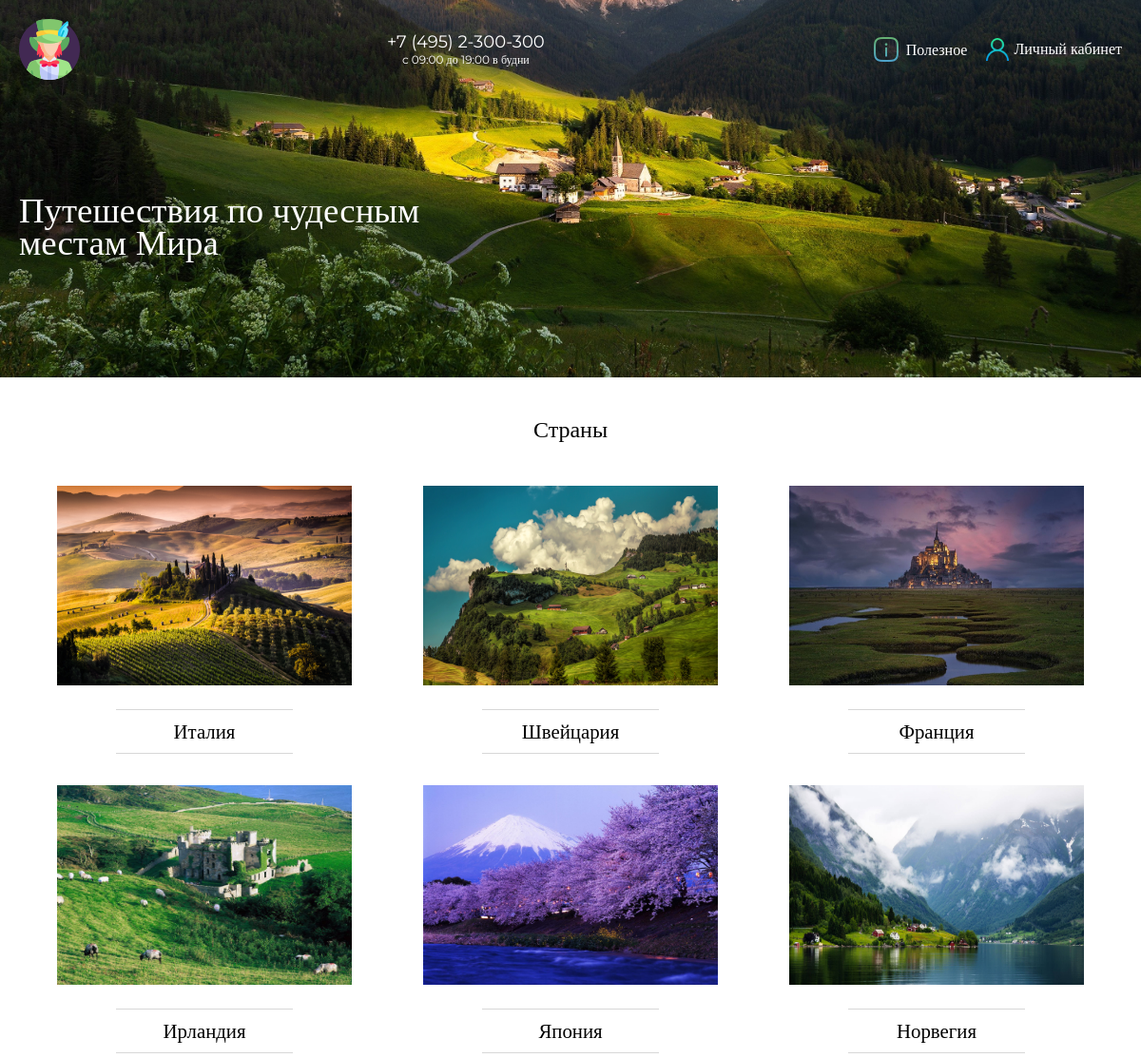
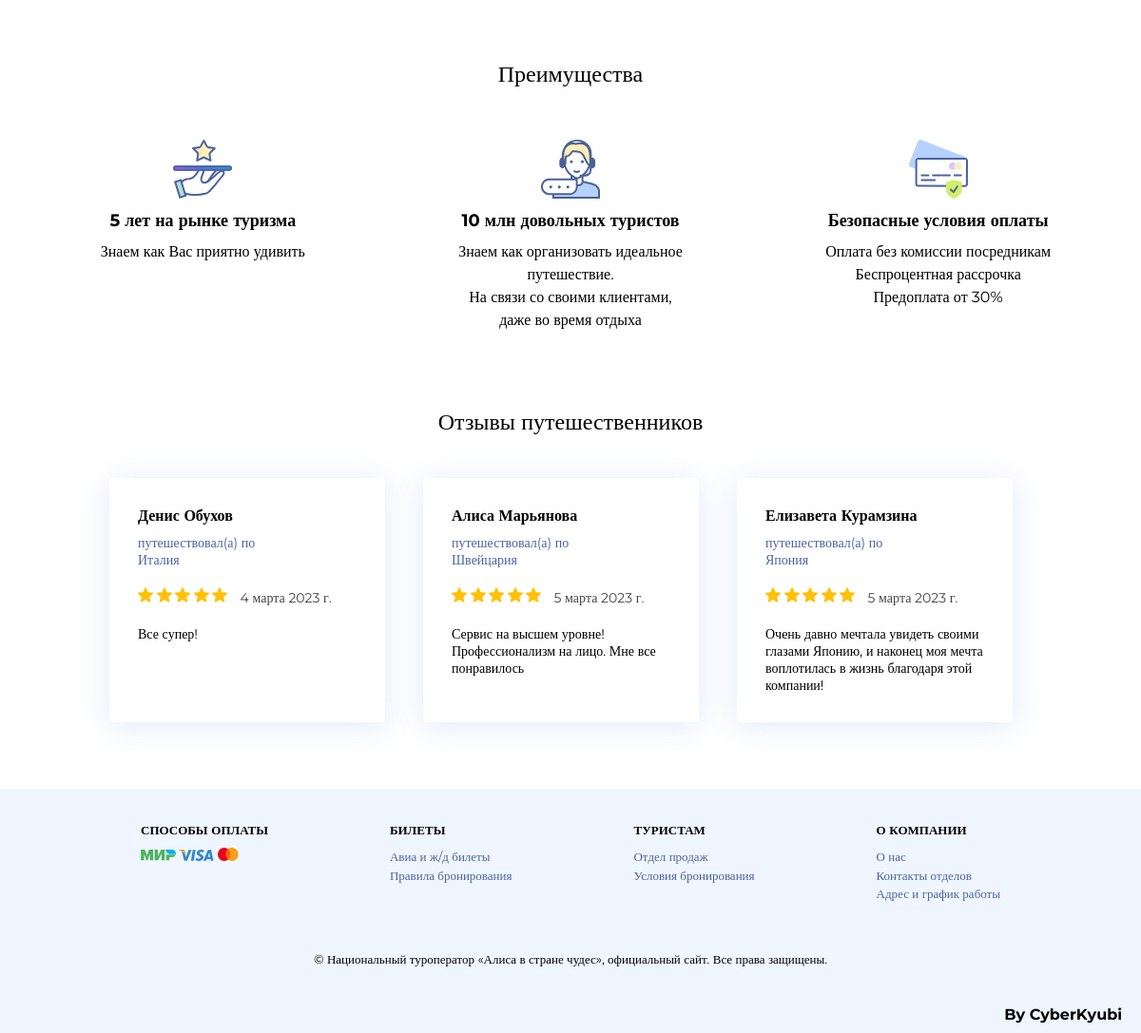
The page / on the database its author committed (2 pictures, top to bottom).
### apps/home/models.py (models this page shows, shortened)
class Countries(models.Model):
    class ManufacturingCountry(models.TextChoices):
        ITALY = 'IT', _('Италия')
        SWITZERLAND = 'CH', _('Швейцария')
        FRANCE = 'FR', _('Франция')
        IRELAND = 'IE', _('Ирландия')
        JAPAN = 'JP', _('Япония')
        NORWAY = 'NO', _('Норвегия')
    country = models.CharField(
        verbose_name='Страна',
        max_length=2,
        choices=ManufacturingCountry.choices,
    )
    country_image = models.ImageField(upload_to='img/products/', verbose_name='Каталог')
    def __str__(self):
        return self.get_country_display()
    class Meta:
        verbose_name = 'Страна'
        verbose_name_plural = 'Страны'

class Replies(models.Model):
    user = models.ForeignKey(User, on_delete=models.CASCADE)
    country = models.CharField(
        verbose_name='По какой стране путешествовал(а)',
        max_length=2,
        choices=Countries.ManufacturingCountry.choices,
    )
    rating = models.IntegerField(
        verbose_name='Оценка от 1 до 5',
        validators=[MinValueValidator(0), MaxValueValidator(5)]
    )
    text = models.CharField(max_length=1024, verbose_name='Отзыв')
    date_created = models.DateField(auto_now_add=True)
    class Meta:
        verbose_name = 'Отзыв'
        verbose_name_plural = 'Отзывы'

### apps/home/views.py (the view)
# urls.py: path('', views.HomePage.as_view(), name='homepage'),
class HomePage(generic.ListView):
    template_name = 'home/home.html'
    context_object_name = 'homepage'
    def get_queryset(self):
        return models.Countries.objects.all()
    def get_context_data(self, object_list=None, *args, **kwargs):
        context = super().get_context_data(*args, **kwargs)
        context.update({'replies': models.Replies.objects.all()})
        return context

### templates/home/home.html
{% extends 'base/base.html' %}
{% load static %}
{% block header %}
    {% include 'base/full-size-header.html' %}
{% endblock %}
{% block content %}
    <div class="homeMain">
        <div class="homeCountries">
            <div class="containerInner">
                <div class="homeProducts">
                    <h2 class="homeProducts-header">Страны</h2>
                    <div class="homeProducts-content">
                        <div class="row u-rowGrid">
                            {% for country in homepage %}
                                <div class="homeProducts-item">
                                    <a href="">
                                        <div class="homeProducts-img">
                                            <img class="zoom" src="{{ country.country_image.url }}"
                                                 width="310" height="210">
                                        </div>
                                        <div class="country-title">
                                            <div class="border-in-the-center">
                                                <p>{{ country }}</p>
                                            </div>
                                        </div>
                                    </a>
                                </div>
                            {% endfor %}
                        </div>
                    </div>
                </div>
            </div>
        </div>
        <div class="homeAdvantages">
            <div class="containerInner">
                <h2 class="homeAdvantages-header">
                    Преимущества
                </h2>
                <div class="homeAdvantages-grid">
                    <div class="homeAdvantages-item">
                        <div class="homeAdvantages-item-container">
                            <div class="homeAdvantages-itemIcon item1"></div>
                            <div class="homeAdvantages-itemTitle">
                                5 лет на рынке туризма
                            </div>
                            <div class="homeAdvantages-itemText">
                                Знаем как Вас приятно удивить
                            </div>
                        </div>
                    </div>
                    <div class="homeAdvantages-item">
                        <div class="homeAdvantages-item-container">
                            <div class="homeAdvantages-itemIcon item2"></div>
                            <div class="homeAdvantages-itemTitle">
                                10 млн довольных туристов
                            </div>
                            <div class="homeAdvantages-itemText">
                                Знаем как организовать идеальное путешествие.
                                <br>
                                На связи со своими клиентами,
                                <br>
                                даже во время отдыха
                            </div>
                        </div>
                    </div>
                    <div class="homeAdvantages-item">
                        <div class="homeAdvantages-item-container">
                            <div class="homeAdvantages-itemIcon item3"></div>
                            <div class="homeAdvantages-itemTitle">
                                Безопасные условия оплаты
                            </div>
                            <div class="homeAdvantages-itemText">
                                Оплата без комиссии посредникам
                                <br>
                                Беспроцентная рассрочка
                                <br>
                                Предоплата от 30%
                            </div>
                        </div>
                    </div>
                </div>
            </div>
        </div>
        <div class="homeReplies">
            <div class="containerInner">
                <h2 class="homeReplies-header">
                    Отзывы путешественников
                </h2>
                <div class="homeReplies-container">
                    <div class="homeReplies-containerInner">
                        {% for reply in replies %}
                            <div class="homeReplies-containerInner-item">
                                <div class="item-container">
                                    <div class="containerInner-itemTop">
                                        <div class="containerInner-itemName">
                                            <p>{{ reply.user.username }} {{ reply.user.last_name }}</p>
                                        </div>
                                        <div class="containerInner-itemCountry">
                                            <p>путешествовал(а) по
                                                <br>
                                                <a href="">{{ reply.get_country_display }}</a>
                                            </p>
                                        </div>
                                    </div>
                                    <div class="containerInner-itemContent">
                                        <div class="itemContent-stars">
                                            <span><img src="{% static '../media/ico/star.png'%}"></span>
                                            <span><img src="{% static '../media/ico/star.png'%}"></span>
                                            <span><img src="{% static '../media/ico/star.png'%}"></span>
                                            <span><img src="{% static '../media/ico/star.png'%}"></span>
                                            <span><img src="{% static '../media/ico/star.png'%}"></span>
                                            <span class="date-created">{{ reply.date_created }}</span>
                                        </div>
                                        <div class="itemContent-Text">
                                            <p>{{ reply.text }}</p>
                                        </div>
                                    </div>
                                </div>
                            </div>
                        {% endfor %}
                    </div>
                </div>
            </div>
        </div>
    </div>
{% endblock %}

### templates/base/base.html (shortened to what this page needs)
{% load static %}
<html lang="ru">
<head>
    <link rel="stylesheet" type="text/css" href='{% static "/css/app.css" %}'>
</head>
<body>
    <div class="page">
        {% block header %}{% endblock %}
        {% block content %}{% endblock %}
        <div class="footer">
            <div class="containerInner">
                <div class="footer-body">
                    <div class="footer-bodyTop">
                        <div class="footer-nav">
                            <h3 class="footer-navTitle">Способы оплаты</h3>
                            <div class="footer-navBody">
                                <img src="{% static '../media/ico/mir.svg'%}" class="payment-ico">
                                <img src="{% static '../media/ico/visa.svg'%}" class="payment-ico">
                                <img src="{% static '../media/ico/mastercard.svg'%}" class="payment-ico-mastercard">
                            </div>
                        </div>
                        <div class="footer-nav">
                            <h3 class="footer-navTitle">Билеты</h3>
                            <div class="footer-navBody">
                                <ul>
                                    <li><a href="{% url 'tickets' %}">Авиа и ж/д билеты</a></li>
                                    <li><a href="{% url 'booking-rules' %}">Правила бронирования</a></li>
                                </ul>
                            </div>
                        </div>
                        <div class="footer-nav">
                            <h3 class="footer-navTitle">Туристам</h3>
                            <div class="footer-navBody">
                                <ul>
                                    <li><a href="{% url 'sales-department' %}">Отдел продаж</a></li>
                                    <li><a href="{% url 'booking-conditions' %}">Условия бронирования</a></li>
                                </ul>
                            </div>
                        </div>
                        <div class="footer-nav">
                            <h3 class="footer-navTitle">О компании</h3>
                            <div class="footer-navBody">
                                <ul>
                                    <li><a href="{% url 'about-company' %}">О нас</a></li>
                                    <li><a href="{% url 'department-contacts' %}">Контакты отделов</a></li>
                                    <li><a href="{% url 'address' %}">Адрес и график работы</a></li>
                                </ul>
                            </div>
                        </div>
                    </div>
                    <div class="footer-container-Middle">
                        <div class="footer-copyright">
                            <p>© Национальный туроператор «Алиса в стране чудес», официальный сайт. Все права защищены.</p>
                        </div>
                    </div>
                    <div class="footer-container-Bottom">
                        <div class="footer-developer">
                            <h4>By CyberKyubi</h4>
                        </div>
                    </div>
                </div>
            </div>
        </div>
    </div>
</body>
</html>

### templates/base/full-size-header.html
{% load static %}
<div class="homeTop-full-size">
    <div class="header">
        <div class="header-containerInner">
            <div class="header-inner">
                <div class="header-cell">
                    <a href="{% url 'homepage' %}" class="header-logo"></a>
                </div>
                <div class="header-cell">
                    <div class="header-contacts">
                        <div class="header-phone">
                            <div class="header-phoneNumberText">
                                <a href="tel:+74952300300">
                                    +7 (495) 2-300-300
                                </a>
                                <div class="header-officeHours">
                                    c 09:00 до 19:00 в будни
                                </div>
                            </div>
                        </div>
                    </div>
                </div>
                <div class="header-cell">
                    <div class="header-info">
                        <a href="{% url 'tickets' %}" class="info">
                            <i class="icon-info"></i>
                            <span class="infoText">Полезное</span>
                        </a>
                    </div>
                    <div class="header-user-account">
                        {% if request.user.is_authenticated %}
                            <a href="{% url 'cabinet' %}" class="user-account">
                                <i class="icon-user-account"></i>
                                <span class="user-accountText">Личный кабинет</span>
                            </a>
                        {% else %}
                            <a href="{% url 'login' %}" class="user-account">
                                <i class="icon-user-account"></i>
                                <span class="user-accountText">Личный кабинет</span>
                            </a>
                        {% endif %}
                    </div>
                </div>
            </div>
        </div>
    </div>
    <div class="homeFinder">
        <div class="containerInner">
            <div class="finderHome">
                <h1 class="finderHome-title">
                    Путешествия по чудесным
                    <br> местам Мира
                </h1>
            </div>
        </div>
    </div>
</div>

### rows shown on the page
Countries: country_image (picture), country "Италия"
Countries: country_image (picture), country "Швейцария"
Countries: country_image (picture), country "Франция"
Countries: country_image (picture), country "Ирландия"
Countries: country_image (picture), country "Япония"
Countries: country_image (picture), country "Норвегия"
Replies: user.username "Денис", user.last_name "Обухов", country "Италия", date_created "4 марта 2023 г.", text "Все супер!"
Replies: user.username "Алиса", user.last_name "Марьянова", country "Швейцария", date_created "5 марта 2023 г.", text "Сервис на высшем уровне! Профессионализм на лицо. Мне все понравилось"
Replies: user.username "Елизавета", user.last_name "Курамзина", country "Япония", date_created "5 марта 2023 г.", text "Очень давно мечтала увидеть своими глазами Японию, и наконец моя мечта воплотилась в жизнь благодаря этой компании!"
